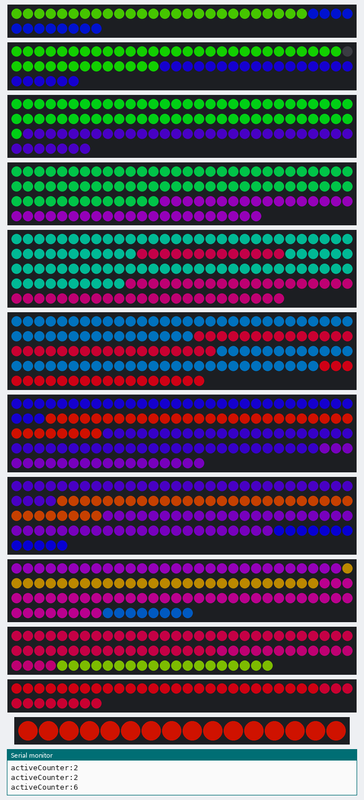
A sketch run on a simulated Arduino Mega 2560, built with avr-gcc and run on an emulated ATmega2560. On the bench: 2 × 38 RGB LEDs in strip order, left to right, continuing on the next row, 66 RGB LEDs in strip order, left to right, continuing on the next row, 97 RGB LEDs in strip order, left to right, continuing on the next row, 112 RGB LEDs in strip order, left to right, continuing on the next row, 144 RGB LEDs in strip order, left to right, continuing on the next row, 2 × 137 RGB LEDs in strip order, left to right, continuing on the next row, 125 RGB LEDs in strip order, left to right, continuing on the next row, 106 RGB LEDs in strip order, left to right, continuing on the next row, 83 RGB LEDs in strip order, left to right, continuing on the next row, 16 RGB LEDs in strip order, left to right, the last lines printed to the serial monitor. Dim RGB values are drawn brighter than linear.

Above: at 7.4 s.
At 22.9 s:
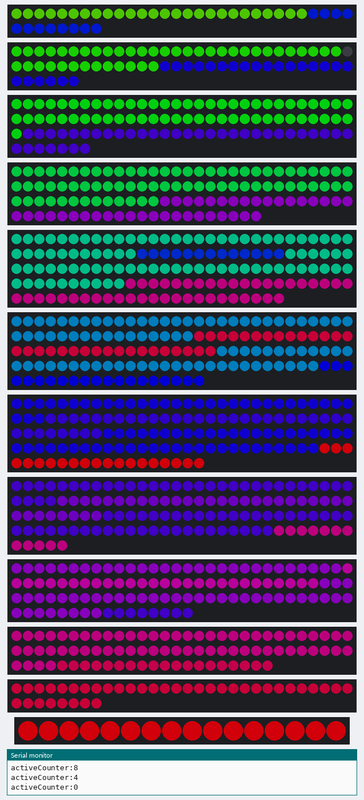

Measured:
- what the display in image 1 shows lasts 5.2 s, from 22.8 s to 28.0 s

The sketch:

Breath.ino
```cpp
#include <Adafruit_NeoPixel.h>
#ifdef __AVR__
  #include <avr/power.h>
#endif

Adafruit_NeoPixel layer0 = Adafruit_NeoPixel(38, 2);
Adafruit_NeoPixel layer1 = Adafruit_NeoPixel(66, 3);
Adafruit_NeoPixel layer2 = Adafruit_NeoPixel(97, 4);
Adafruit_NeoPixel layer3 = Adafruit_NeoPixel(112, 5);
Adafruit_NeoPixel layer4 = Adafruit_NeoPixel(144, 6);
Adafruit_NeoPixel layer5 = Adafruit_NeoPixel(137, 7);
Adafruit_NeoPixel layer6 = Adafruit_NeoPixel(137, 8);
Adafruit_NeoPixel layer7 = Adafruit_NeoPixel(125, 9);
Adafruit_NeoPixel layer8 = Adafruit_NeoPixel(106, 10);
Adafruit_NeoPixel layer9 = Adafruit_NeoPixel(83, 11);
Adafruit_NeoPixel layer10 = Adafruit_NeoPixel(38, 12);
Adafruit_NeoPixel layer11 = Adafruit_NeoPixel(16, 13);
Adafruit_NeoPixel c = Adafruit_NeoPixel(1,0);

float r1, r2, g1, g2, b1, b2;
float rSlope, gSlope, bSlope;
uint32_t curColor;

void setup()
{
  uint8_t  brightness = 128;

  layer0.begin();
  layer0.setBrightness(brightness);
  layer0.show();

  layer1.begin();
  layer1.setBrightness(brightness);
  layer1.show();

  layer2.begin();
  layer2.setBrightness(brightness);
  layer2.show();

  layer3.begin();
  layer3.setBrightness(brightness);
  layer3.show();

  layer4.begin();
  layer4.setBrightness(brightness);
  layer4.show();

  layer5.begin();
  layer5.setBrightness(brightness);
  layer5.show();

  layer6.begin();
  layer6.setBrightness(brightness);
  layer6.show();

  layer7.begin();
  layer7.setBrightness(brightness);
  layer7.show();

  layer8.begin();
  layer8.setBrightness(brightness);
  layer8.show();

  layer9.begin();
  layer9.setBrightness(brightness);
  layer9.show();

  layer10.begin();
  layer10.setBrightness(brightness);
  layer10.show();

  layer11.begin();
  layer11.setBrightness(brightness);
  layer11.show();

  Serial.begin(9600);
  delay(2000);
}

void loop() {
//  strobe();
  breathe();
}

void strobe()
{
  for(int j=0; j<20; j++) {
  for(int k=0; k<=11; k++) {
    assignLayer(k, layer0.Color(128, 128, 128));
  }
  showAll();

  for(int l=0; l<=11; l++) {
    assignLayer(l, layer0.Color(0, 0, 0));
  }
  showAll();
  delay(50);
}
}


void breathe() {
uint32_t tc = c.Color(255, 0, 0);
int skip = 4;
float offset = 15;
int activeCounter;

for(int breathCounter=0; breathCounter<1000; breathCounter++)
{
  if (breathCounter % skip == 0)
  {
////Wraith/////////////////////////////////////////////////////
    if((breathCounter%500)<250)
    {
      activeCounter = breathCounter%250;
    }
    else
    {
      activeCounter = 250 - breathCounter%250;
    }

    assignShape(11, 0, Wheel((activeCounter&255)));
    assignShape(10, 0, Wheel((activeCounter+int(offset))&255));
    assignShape(9, 0, Wheel((activeCounter+int(2*offset))&255));
    assignShape(8, 2, Wheel((activeCounter+int(3*offset))&255));
    assignShape(7, 2, Wheel((activeCounter+int(4*offset))&255));
    assignShape(6, 2, Wheel((activeCounter+int(5*offset))&255));

////Sm Mtn/////////////////////////////////////////////////////
    if((breathCounter%200)<100)
    {
      activeCounter = breathCounter%100;
    }
    else
    {
      activeCounter = 100 - breathCounter%100;
    }

    assignShape(6, 3, Wheel((activeCounter&255)));
    assignShape(7, 3, Wheel((activeCounter+int(2*offset))&255));
    assignShape(8, 3, Wheel((activeCounter+int(4*offset))&255));

////Chicken/////////////////////////////////////////////////////
    if((breathCounter%(250))<125)
    {
      activeCounter = breathCounter%125;
    }
    else
    {
      activeCounter = 125 - breathCounter%125;
    }

    assignShape(10, 1, Wheel((activeCounter+int(offset))&255));
    assignShape(9, 1, Wheel((activeCounter+int(2*offset))&255));
    assignShape(8, 0, Wheel((activeCounter+int(3*offset))&255));
    assignShape(7, 0, Wheel((activeCounter+int(4*offset))&255));
    assignShape(6, 0, Wheel((activeCounter+int(5*offset))&255));

//    Serial.print("\nbreathCounter:");
//    Serial.print(breathCounter);
    Serial.print("\nactiveCounter:");
    Serial.print(activeCounter);

////Squid/////////////////////////////////////////////////////
    if( (breathCounter%334) < 167)
    {
      activeCounter = breathCounter%167;
    }
    else
    {
      activeCounter = 167 - breathCounter%167;
    }

    assignShape(9, 2, Wheel((-activeCounter+int(2*offset))&255));
    assignShape(8, 1, Wheel((-activeCounter+int(3*offset))&255));
    assignShape(7, 1, Wheel((-activeCounter+int(4*offset))&255));
    assignShape(6, 1, Wheel((-activeCounter+int(5*offset))&255));
    assignShape(5, 3, Wheel((-activeCounter+int(6*offset))&255));
    assignShape(4, 1, Wheel((-activeCounter+int(7*offset))&255));

////Big Lake/////////////////////////////////////////////////////
    if( (breathCounter%250) < 125)
    {
      activeCounter = breathCounter%125;
    }
    else
    {
      activeCounter = 125 - breathCounter%125;
    }

    assignShape(5, 1, Wheel((activeCounter+int(offset))&255));
    assignShape(4, 3, Wheel((activeCounter+int(2*offset))&255));
    assignShape(3, 1, Wheel((activeCounter+int(3*offset))&255));
    assignShape(2, 2, Wheel((activeCounter+int(4*offset))&255));
    assignShape(1, 2, Wheel((activeCounter+int(5*offset))&255));
    assignShape(0, 1, Wheel((activeCounter+int(6*offset))&255));

////Canyon/////////////////////////////////////////////////////
    if( (breathCounter%250) < 125)
    {
      activeCounter = breathCounter%125;
    }
    else
    {
      activeCounter = 125 - breathCounter%125;
    }

    assignShape(5, 0, Wheel((activeCounter+int(offset)+100)&255));
    assignShape(5, 2, Wheel((activeCounter+int(offset)+100)&255));
    assignShape(4, 0, Wheel((activeCounter+int(2*offset)+100)&255));
    assignShape(4, 2, Wheel((activeCounter+int(2*offset)+100)&255));
    assignShape(3, 0, Wheel((activeCounter+int(3*offset)+100)&255));
    assignShape(2, 0, Wheel((activeCounter+int(4*offset)+100)&255));
    assignShape(2, 1, Wheel((activeCounter+int(4*offset)+100)&255));
    assignShape(1, 0, Wheel((activeCounter+int(5*offset)+100)&255));
    assignShape(1, 1, Wheel((activeCounter+int(5*offset)+100)&255));
    assignShape(0, 0, Wheel((activeCounter+int(6*offset)+100)&255));

//
//    assignShape(4, 1, Wheel((activeCounter+int(2*offset))&255));
//    assignShape(5, 2, Wheel((activeCounter+int(offset))&255));

    showAll();
  }
}
}


void assignShape(int layer, int shape, uint32_t displayColor)
{
  int shapeCounter;

  switch(layer)
  {
    case 0:
    switch(shape)
    {
      case 0:
      //Canyon 0
      for(shapeCounter=0; shapeCounter<26; shapeCounter++) {
        layer0.setPixelColor(shapeCounter, displayColor);
      }
      break;

      case 1:
      //Big Lake 0
      for(shapeCounter=26; shapeCounter<38; shapeCounter++) {
        layer0.setPixelColor(shapeCounter, displayColor);
      }
      break;
    }
    break;

    case 1:
    switch(shape)
    {
      case 0:
      //Canyon 1
      for(shapeCounter=0; shapeCounter<29; shapeCounter++) {
        layer1.setPixelColor(shapeCounter, displayColor);
      }
      break;

      case 1:
      //Small Lake 1
      for(shapeCounter=30; shapeCounter<43; shapeCounter++) {
        layer1.setPixelColor(shapeCounter, displayColor);
      }
      break;

      case 2:
      //Big Lake 1
      for(shapeCounter=43; shapeCounter<66; shapeCounter++) {
      layer1.setPixelColor(shapeCounter, displayColor);
      }
      break;
    }
    break;


    case 2:
    switch(shape)
    {
      case 0:
      //Canyon 2
      for(shapeCounter=0; shapeCounter<36; shapeCounter++) {
        layer2.setPixelColor(shapeCounter, displayColor);
      }
      break;

      case 1:
      //Small Lake 2
      for(shapeCounter=36; shapeCounter<61; shapeCounter++) {
        layer2.setPixelColor(shapeCounter, displayColor);
      }
      break;

      case 2:
      //Big Lake 2
      for(shapeCounter=61; shapeCounter<97; shapeCounter++) {
        layer2.setPixelColor(shapeCounter, displayColor);
      }
      break;
    }
    break;

    case 3:
    switch(shape)
    {
      case 0:
      //Canyon 3
      for(shapeCounter=0; shapeCounter<73; shapeCounter++) {
        layer3.setPixelColor(shapeCounter, displayColor);
      }
      break;

      case 1:
      //Big Lake 3
      for(shapeCounter=73; shapeCounter<112; shapeCounter++) {
        layer3.setPixelColor(shapeCounter, displayColor);
      }
      break;
    }
    break;

    case 4:
    switch(shape)
    {
      case 0:
      //West Ridge 4
      for(shapeCounter=0; shapeCounter<41; shapeCounter++) {
        layer4.setPixelColor(shapeCounter, displayColor);
      }
      break;

      case 1:
      //SL West 4
      for(shapeCounter=41; shapeCounter<54; shapeCounter++) {
        layer4.setPixelColor(shapeCounter, displayColor);
      }
      break;

      case 2:
      //East Ridge 4
      for(shapeCounter=54; shapeCounter<100; shapeCounter++) {
        layer4.setPixelColor(shapeCounter, displayColor);
      }
      break;

      case 3:
      //Big Lake 4
      for(shapeCounter=100; shapeCounter<144; shapeCounter++) {
        layer4.setPixelColor(shapeCounter, displayColor);
      }
      break;
    }
    break;

    case 5:
    switch(shape)
    {
      case 0:
      //West Ridge 5
      for(shapeCounter=0; shapeCounter<46; shapeCounter++) {
        layer5.setPixelColor(shapeCounter, displayColor);
      }
      break;

      case 1:
      //Big Lake 5
      for(shapeCounter=46; shapeCounter<78; shapeCounter++) {
        layer5.setPixelColor(shapeCounter, displayColor);
      }
      break;

      case 2:
      //East Ridge 5
      for(shapeCounter=78; shapeCounter<117; shapeCounter++) {
        layer5.setPixelColor(shapeCounter, displayColor);
      }
      break;

      case 3:
      //SL West 5
      for(shapeCounter=117; shapeCounter<137; shapeCounter++) {
        layer5.setPixelColor(shapeCounter, displayColor);
      }
      break;
    }
    break;

    case 6:
    switch(shape)
    {
      case 0:
      //Chicken 6
      for(shapeCounter=0; shapeCounter<33; shapeCounter++) {
        layer6.setPixelColor(shapeCounter, displayColor);
      }
      break;

      case 1:
      //Squid 6
      for(shapeCounter=33; shapeCounter<68; shapeCounter++) {
        layer6.setPixelColor(shapeCounter, displayColor);
      }
      break;

      case 2:
      //Wraith 6
      for(shapeCounter=68; shapeCounter<117; shapeCounter++) {
        layer6.setPixelColor(shapeCounter, displayColor);
      }
      break;

      case 3:
      //Sm Mtn 6
      for(shapeCounter=117; shapeCounter<137; shapeCounter++) {
        layer6.setPixelColor(shapeCounter, displayColor);
      }
      break;
    }
    break;

    case 7:
    switch(shape)
    {
      case 0:
      //Chicken 7
      for(shapeCounter=0; shapeCounter<34; shapeCounter++) {
        layer7.setPixelColor(shapeCounter, displayColor);
      }
      break;

      case 1:
      //Squid 7
      for(shapeCounter=34; shapeCounter<68; shapeCounter++) {
        layer7.setPixelColor(shapeCounter, displayColor);
      }
      break;

      case 2:
      //Wraith 7
      for(shapeCounter=68; shapeCounter<113; shapeCounter++) {
        layer7.setPixelColor(shapeCounter, displayColor);
      }
      break;

      case 3:
      //Sm Mtn 7
      for(shapeCounter=113; shapeCounter<125; shapeCounter++) {
        layer7.setPixelColor(shapeCounter, displayColor);
      }
      break;
    }
    break;

    case 8:
    switch(shape)
    {
      case 0:
      //Chicken 8
      for(shapeCounter=0; shapeCounter<29; shapeCounter++) {
        layer8.setPixelColor(shapeCounter, displayColor);
      }
      break;

      case 1:
      //Squid 8
      for(shapeCounter=29; shapeCounter<57; shapeCounter++) {
        layer8.setPixelColor(shapeCounter, displayColor);
      }
      break;

      case 2:
      //Wraith 8
      for(shapeCounter=57; shapeCounter<98; shapeCounter++) {
        layer8.setPixelColor(shapeCounter, displayColor);
      }
      break;

      case 3:
      //Sm Mtn 8
      for(shapeCounter=98; shapeCounter<106; shapeCounter++) {
        layer8.setPixelColor(shapeCounter, displayColor);
      }
      break;
    }
    break;

    case 9:
    switch(shape)
    {
      case 0:
      //Wraith 9
      for(shapeCounter=0; shapeCounter<48; shapeCounter++) {
        layer9.setPixelColor(shapeCounter, displayColor);
      }
      break;

      case 1:
      //Chicken 9
      for(shapeCounter=48; shapeCounter<64; shapeCounter++) {
        layer9.setPixelColor(shapeCounter, displayColor);
      }
      break;

      case 2:
      //Squid 9
      for(shapeCounter=64; shapeCounter<83; shapeCounter++) {
        layer9.setPixelColor(shapeCounter, displayColor);
      }
      break;
    }
    break;

    case 10:
    switch(shape)
    {
      case 0:
      //Wraith 10
      for(shapeCounter=0; shapeCounter<27; shapeCounter++) {
        layer10.setPixelColor(shapeCounter, displayColor);
      }
      break;

      case 1:
      //Chicken 10
      for(shapeCounter=27; shapeCounter<38; shapeCounter++) {
        layer10.setPixelColor(shapeCounter, displayColor);
      }
      break;
    }
    break;

    case 11:
    //Wraith 11
          for(shapeCounter=0; shapeCounter<16; shapeCounter++) {
            layer11.setPixelColor(shapeCounter, displayColor);
          }
    break;

  }
}

//void waveUp(int waves, int fadeSteps, uint32_t wait, uint32_t tColor1, uint32_t tColor2)
//{
//  calcComp(tColor1, tColor2);
//  calcSlopes(fadeSteps);
//  for (int j=0; j<waves; j++)
//  {
//    for (int m=0; m<=fadeSteps; m++)
//    {
//      for (int h=0; h<=12; h=h+waves)
//      {
//        assignColor(h+j, c.Color(r1+m*rSlope, g1+m*gSlope, b1+m*bSlope));
//        showLayer(h+j);
//        if((h+j)==0)
//        {
//          assignColor(11, c.Color(r2-m*rSlope, g2-m*gSlope, b2-m*bSlope));
//          showLayer(11);
//        }
//        else
//
//        {
//          assignColor(h+j-1, c.Color(r2-m*rSlope, g2-m*gSlope, b2-m*bSlope));
//          showLayer(h+j-1);
//        }
//
//        delay(wait);
//      }
//    }
//  }
//}

void assignLayer(int layer, uint32_t displayColor)
{
  int i;

  switch(layer) {
    case 0:
      for(i=0; i<38; i++) {
        layer0.setPixelColor(i, displayColor);
      }
      break;

    case 1:
      for(i=0; i<66; i++) {
        layer1.setPixelColor(i, displayColor);
      }
      break;

    case 2:
      for(i=0; i<97; i++) {
        layer2.setPixelColor(i, displayColor);
      }
      break;

    case 3:
      for(i=0; i<112; i++) {
        layer3.setPixelColor(i, displayColor);
      }
      break;

    case 4:
      for(i=0; i<144; i++) {
        layer4.setPixelColor(i, displayColor);
      }
      break;

    case 5:
      for(i=0; i<137; i++) {
        layer5.setPixelColor(i, displayColor);
      }
      break;

    case 6:
      for(i=0; i<137; i++) {
        layer6.setPixelColor(i, displayColor);
      }
      break;

    case 7:
      for(i=0; i<125; i++) {
        layer7.setPixelColor(i, displayColor);
      }
      break;

    case 8:
      for(i=0; i<106; i++) {
        layer8.setPixelColor(i, displayColor);
      }
      break;

    case 9:
      for(i=0; i<83; i++) {
        layer9.setPixelColor(i, displayColor);
      }
      break;

    case 10:
      for(i=0; i<38; i++) {
        layer10.setPixelColor(i, displayColor);
      }
      break;

    case 11:
      for(i=0; i<16; i++) {
        layer11.setPixelColor(i, displayColor);
      }
      break;

    default:
      break;
  }
}

void showLayer(int layer)
{
  switch(layer)
  {
    case 0:
    layer0.show();
    break;

   case 1:
    layer1.show();
    break;

   case 2:
    layer2.show();
    break;

   case 3:
    layer3.show();
    break;

   case 4:
    layer4.show();
    break;

   case 5:
    layer5.show();
    break;

   case 6:
    layer6.show();
    break;

   case 7:
    layer7.show();
    break;

   case 8:
    layer8.show();
    break;

   case 9:
    layer9.show();
    break;

   case 10:
    layer10.show();
    break;

   case 11:
    layer11.show();
    break;

    default:
    break;
  }

}

void showAll()
{
  layer0.show();
  layer1.show();
  layer2.show();
  layer3.show();
  layer4.show();
  layer5.show();
  layer6.show();
  layer7.show();
  layer8.show();
  layer9.show();
  layer10.show();
  layer11.show();
}

void calcComp(uint32_t ccColor1, uint32_t ccColor2)
{
  r1 = (ccColor1 & 0xff0000)/(0x10000);
  g1 = (ccColor1 & 0xff00)/(0x100);
  b1 = (ccColor1 & 0xff);

  r2 = (ccColor2 & 0xff0000)/(0x10000);
  g2 = (ccColor2 & 0xff00)/(0x100);
  b2 = (ccColor2 & 0xff);
}

void calcSlopes(int slopeSteps) {

  rSlope = (r2-r1)/slopeSteps;
  gSlope = (g2-g1)/slopeSteps;
  bSlope = (b2-b1)/slopeSteps;

}


uint32_t Wheel(float WheelPos) {
while(WheelPos > 255) {
  WheelPos = WheelPos - 255;
}
while(WheelPos < 0) {
  WheelPos = WheelPos + 255;
}
  if(WheelPos < 85) {
    return layer1.Color(255 - WheelPos * 3, 0, WheelPos * 3);
  }
  if(WheelPos < 170) {
    WheelPos -= 85;
    return layer1.Color(0, WheelPos * 3, 255 - WheelPos * 3);
  }
  WheelPos -= 170;
  return layer1.Color(WheelPos * 3, 255 - WheelPos * 3, 0);
}
```
